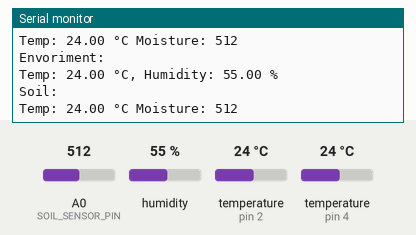
Bench run of a sketch on a simulated Arduino Uno, built with avr-gcc and run on an emulated ATmega328P. Shown: the last lines printed to the serial monitor. Inputs (shaded band) come from the test bench; at power-on: humidity 55 %, temperature (sensors on pin 4, pin 2) 24 °C, A0 (SOIL_SENSOR_PIN) = 512.

Above: at 2.8 s.
2.9 s: humidity set to 22 %
4.7 s: temperature (sensor on pin 4) set to 12 °C
6.5 s: A0 (SOIL_SENSOR_PIN) set to 716
At 7.5 s:
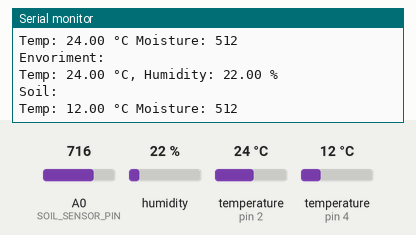
8.3 s: temperature (sensor on pin 2) set to 12 °C
At 9.4 s:
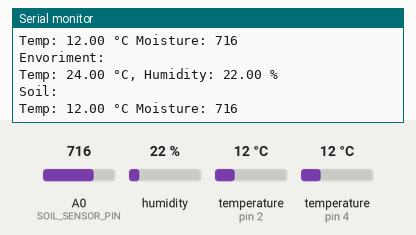
10.1 s: temperature (sensor on pin 4) set to 19 °C
At 11.8 s:
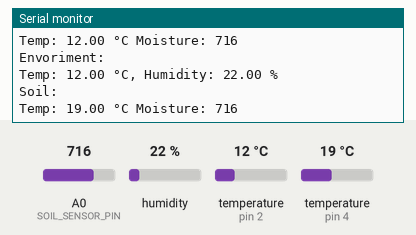
11.9 s: A0 (SOIL_SENSOR_PIN) set to 992
At 13.8 s:
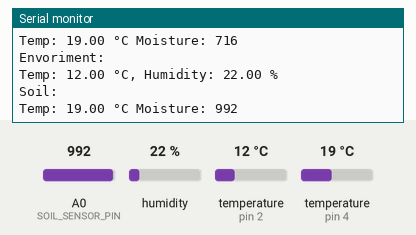
Timing chart, 0 to 14.7 s (numbered marks = the images above; inputs shaded):
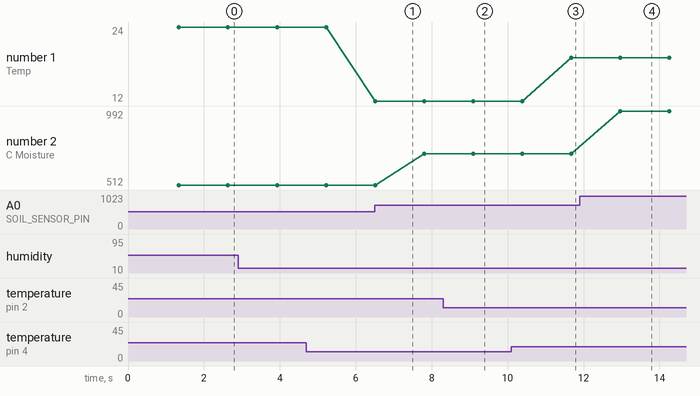

Measured:
- after the input at 10.1 s, the serial monitor: prints a new line after 1.6 s (image 3)
- after the input at 11.9 s, the serial monitor: prints a new line after 1.1 s (image 4)
- plotted number 1: 12 → 19 after the input at 10.1 s
- plotted number 2: 512 → 716 after the input at 6.5 s, 716 → 992 after the input at 11.9 s

The sketch:

SensorsReadings.ino
```cpp
#include <Wire.h>
#include <DHT.h>
#include <OneWire.h>
#include <DallasTemperature.h>

#define I2C_ADDRESS 0x20  // Unique I2C address for this Arduino

#define DHTPIN 2
#define DHTTYPE DHT22
DHT dht(DHTPIN, DHTTYPE);

#define DS18B20_PIN 4
OneWire oneWire(DS18B20_PIN);
DallasTemperature sensors(&oneWire);

#define SOIL_SENSOR_PIN A0

float temperatureDHT = 0, humidityDHT = 0;
float temperatureDS18B20 = 0;
int soilMoisture = 0;

void setup() {
    Wire.begin(I2C_ADDRESS);  // Join I2C bus as slave
    Wire.onRequest(requestEvent);

    dht.begin();
    sensors.begin();

    Serial.begin(9600);               // Initialize Serial for debugging (9600 baud)
}

void loop() {
    // Read sensors
    humidityDHT = dht.readHumidity();
    temperatureDHT = dht.readTemperature();

    sensors.requestTemperatures();
    temperatureDS18B20 = sensors.getTempCByIndex(0);

    soilMoisture = analogRead(SOIL_SENSOR_PIN);

    delay(500);  // Slow update rate


    // Print sensor readings to Serial Monitor
    Serial.println("Envoriment:");

    Serial.print("Temp: ");
    Serial.print(temperatureDHT);
    Serial.print(" °C, Humidity: ");
    Serial.print(humidityDHT);
    Serial.print(" %");
    Serial.println("");

    Serial.println("Soil:");
    Serial.print("Temp: ");
    Serial.print(temperatureDS18B20);
    Serial.print(" °C");
    Serial.print(" Moisture: ");
    Serial.print(soilMoisture);
    Serial.println("");
    Serial.println("");
}

// Send data to Raspberry Pi upon request
void requestEvent() {
    Wire.write((byte*)&temperatureDHT, sizeof(temperatureDHT));
    Wire.write((byte*)&humidityDHT, sizeof(humidityDHT));
    Wire.write((byte*)&temperatureDS18B20, sizeof(temperatureDS18B20));
    Wire.write((byte*)&soilMoisture, sizeof(soilMoisture));
}
```
